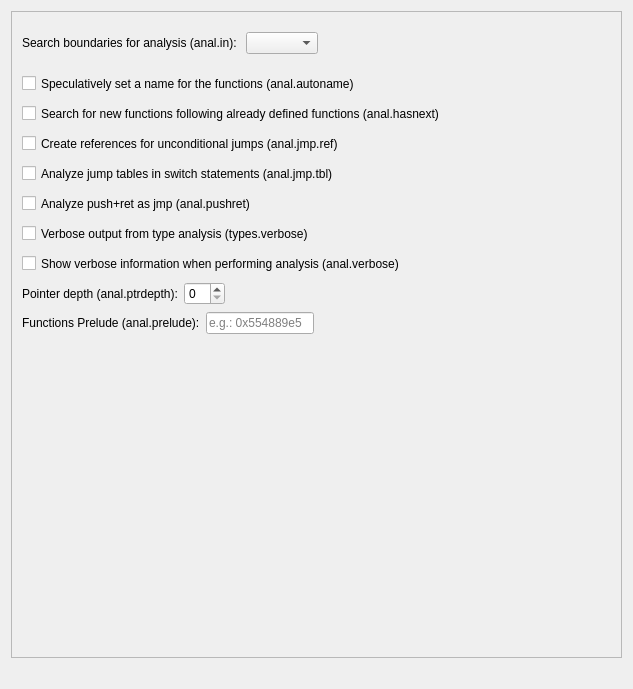
<?xml version="1.0" encoding="UTF-8"?>
<ui version="4.0">
 <class>AnalOptionsWidget</class>
 <widget class="QWidget" name="AnalOptionsWidget">
  <property name="geometry">
   <rect>
    <x>0</x>
    <y>0</y>
    <width>633</width>
    <height>689</height>
   </rect>
  </property>
  <property name="sizePolicy">
   <sizepolicy hsizetype="Preferred" vsizetype="Preferred">
    <horstretch>0</horstretch>
    <verstretch>0</verstretch>
   </sizepolicy>
  </property>
  <property name="windowTitle">
   <string>Analysis</string>
  </property>
  <layout class="QVBoxLayout" name="verticalLayout" stretch="0,0,0">
   <item>
    <layout class="QVBoxLayout" name="verticalLayout_2">
     <item>
      <widget class="QScrollArea" name="scrollArea">
       <property name="sizePolicy">
        <sizepolicy hsizetype="Expanding" vsizetype="Expanding">
         <horstretch>0</horstretch>
         <verstretch>0</verstretch>
        </sizepolicy>
       </property>
       <property name="widgetResizable">
        <bool>true</bool>
       </property>
       <widget class="QWidget" name="scrollAreaWidgetContents">
        <property name="geometry">
         <rect>
          <x>0</x>
          <y>0</y>
          <width>611</width>
          <height>610</height>
         </rect>
        </property>
        <widget class="QCheckBox" name="verboseCheckBox">
         <property name="geometry">
          <rect>
           <x>10</x>
           <y>240</y>
           <width>601</width>
           <height>23</height>
          </rect>
         </property>
         <property name="text">
          <string>Show verbose information when performing analysis (anal.verbose)</string>
         </property>
        </widget>
        <widget class="QCheckBox" name="pushRetCheckBox">
         <property name="geometry">
          <rect>
           <x>10</x>
           <y>180</y>
           <width>601</width>
           <height>23</height>
          </rect>
         </property>
         <property name="text">
          <string>Analyze push+ret as jmp (anal.pushret)</string>
         </property>
        </widget>
        <widget class="QCheckBox" name="typesVerboseCheckBox">
         <property name="geometry">
          <rect>
           <x>10</x>
           <y>210</y>
           <width>601</width>
           <height>23</height>
          </rect>
         </property>
         <property name="text">
          <string>Verbose output from type analysis (types.verbose)</string>
         </property>
        </widget>
        <widget class="QCheckBox" name="autonameCheckbox">
         <property name="geometry">
          <rect>
           <x>10</x>
           <y>60</y>
           <width>601</width>
           <height>23</height>
          </rect>
         </property>
         <property name="text">
          <string>Speculatively set a name for the functions (anal.autoname)</string>
         </property>
        </widget>
        <widget class="QCheckBox" name="hasnextCheckbox">
         <property name="geometry">
          <rect>
           <x>10</x>
           <y>90</y>
           <width>601</width>
           <height>23</height>
          </rect>
         </property>
         <property name="text">
          <string>Search for new functions following already defined functions (anal.hasnext)</string>
         </property>
        </widget>
        <widget class="QCheckBox" name="jmpRefCheckbox">
         <property name="geometry">
          <rect>
           <x>10</x>
           <y>120</y>
           <width>601</width>
           <height>23</height>
          </rect>
         </property>
         <property name="text">
          <string>Create references for unconditional jumps (anal.jmp.ref)</string>
         </property>
        </widget>
        <widget class="QCheckBox" name="jmpTblCheckbox">
         <property name="geometry">
          <rect>
           <x>10</x>
           <y>150</y>
           <width>601</width>
           <height>23</height>
          </rect>
         </property>
         <property name="text">
          <string>Analyze jump tables in switch statements (anal.jmp.tbl)</string>
         </property>
        </widget>
        <widget class="QWidget" name="verticalLayoutWidget">
         <property name="geometry">
          <rect>
           <x>10</x>
           <y>20</y>
           <width>581</width>
           <height>27</height>
          </rect>
         </property>
         <layout class="QFormLayout" name="formLayout">
          <property name="fieldGrowthPolicy">
           <enum>QFormLayout::ExpandingFieldsGrow</enum>
          </property>
          <item row="0" column="0">
           <widget class="QLabel" name="analInLabel">
            <property name="enabled">
             <bool>true</bool>
            </property>
            <property name="minimumSize">
             <size>
              <width>0</width>
              <height>0</height>
             </size>
            </property>
            <property name="text">
             <string>Search boundaries for analysis (anal.in): </string>
            </property>
           </widget>
          </item>
          <item row="0" column="1">
           <widget class="QComboBox" name="analInComboBox"/>
          </item>
         </layout>
        </widget>
        <widget class="QWidget" name="verticalLayoutWidget_2">
         <property name="geometry">
          <rect>
           <x>10</x>
           <y>270</y>
           <width>581</width>
           <height>28</height>
          </rect>
         </property>
         <layout class="QFormLayout" name="formLayout_2">
          <property name="fieldGrowthPolicy">
           <enum>QFormLayout::ExpandingFieldsGrow</enum>
          </property>
          <item row="0" column="0">
           <widget class="QLabel" name="ptrDepthLabel">
            <property name="enabled">
             <bool>true</bool>
            </property>
            <property name="minimumSize">
             <size>
              <width>0</width>
              <height>0</height>
             </size>
            </property>
            <property name="text">
             <string>Pointer depth (anal.ptrdepth):</string>
            </property>
           </widget>
          </item>
          <item row="0" column="1">
           <widget class="QSpinBox" name="ptrDepthSpinBox">
            <property name="minimum">
             <number>0</number>
            </property>
            <property name="value">
             <number>0</number>
            </property>
           </widget>
          </item>
         </layout>
        </widget>
        <widget class="QWidget" name="verticalLayoutWidget_3">
         <property name="geometry">
          <rect>
           <x>10</x>
           <y>300</y>
           <width>581</width>
           <height>28</height>
          </rect>
         </property>
         <layout class="QFormLayout" name="formLayout_3">
          <property name="fieldGrowthPolicy">
           <enum>QFormLayout::ExpandingFieldsGrow</enum>
          </property>
          <item row="0" column="0">
           <widget class="QLabel" name="preludeLabel">
            <property name="enabled">
             <bool>true</bool>
            </property>
            <property name="minimumSize">
             <size>
              <width>0</width>
              <height>0</height>
             </size>
            </property>
            <property name="text">
             <string>Functions Prelude (anal.prelude):</string>
            </property>
           </widget>
          </item>
          <item row="0" column="1">
           <widget class="QLineEdit" name="preludeLineEdit">
            <property name="sizePolicy">
             <sizepolicy hsizetype="Preferred" vsizetype="Fixed">
              <horstretch>0</horstretch>
              <verstretch>0</verstretch>
             </sizepolicy>
            </property>
            <property name="placeholderText">
             <string notr="true">e.g.: 0x554889e5</string>
            </property>
           </widget>
          </item>
         </layout>
        </widget>
       </widget>
      </widget>
     </item>
    </layout>
   </item>
   <!--
   <item alignment="Qt::AlignRight">
    <widget class="QPushButton" name="analyzePushButton">
     <property name="sizePolicy">
      <sizepolicy hsizetype="Fixed" vsizetype="Fixed">
       <horstretch>0</horstretch>
       <verstretch>0</verstretch>
      </sizepolicy>
     </property>
     <property name="text">
      <string>Analyze program</string>
     </property>
    </widget>
   </item>
   -->
   <item>
    <spacer name="verticalSpacer">
     <property name="orientation">
      <enum>Qt::Vertical</enum>
     </property>
     <property name="sizeType">
      <enum>QSizePolicy::Fixed</enum>
     </property>
     <property name="sizeHint" stdset="0">
      <size>
       <width>20</width>
       <height>20</height>
      </size>
     </property>
    </spacer>
   </item>
  </layout>
 </widget>
 <resources/>
 <connections/>
</ui>
